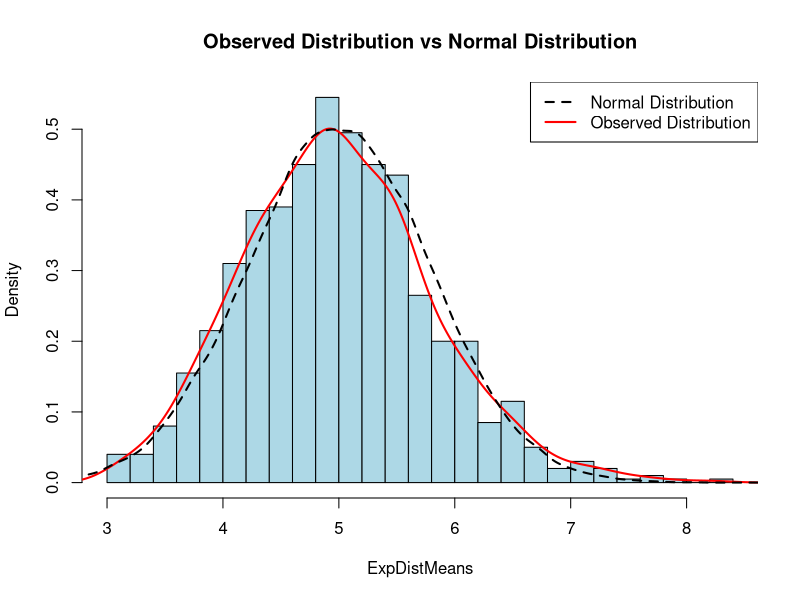
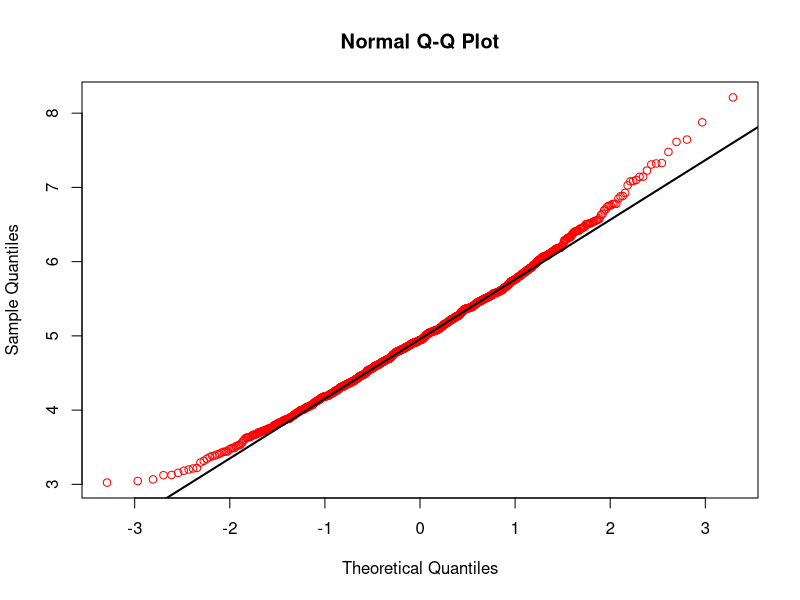

The R source for these figures, in order:
## ---- chunk 1

set.seed(1000)
Lambda <- 0.2
Size <- 40
SimCount <- 1000

ExpDist <- matrix(rexp(Size*SimCount, Lambda),SimCount)
ExpDistMeans <- rowMeans(ExpDist)

## ---- chunk 2

Th.mean <- 1/Lambda
Th.sd <- (1/Lambda)/sqrt(Size)
Th.var <- Th.sd^2

Ob.mean <- mean(ExpDistMeans)
Ob.sd <- sd(ExpDistMeans)
Ob.var <- Ob.sd^2

Result <- cbind(c(Th.mean, Th.sd, Th.var),c(Ob.mean, Ob.sd, Ob.var))
rownames(Result) <- c("Mean","Std.Dev","Variance")
colnames(Result) <- c("Theoretical","Observed")
Result

## ---- chunk 3

hist(ExpDistMeans, prob=T, breaks=20, col="lightblue",
     main="Observed Distribution vs Normal Distribution")
lines(density(ExpDistMeans), col="red", lwd=2)
lines(density(rnorm(100000,mean=Th.mean,sd=Th.sd)), col="black",lty=2,lwd=2)
legend("topright",c("Normal Distribution","Observed Distribution"),lty=c(2,1),
     lwd=2, col=c("black","red"))

## ---- chunk 4

qqnorm(ExpDistMeans, col="red")
qqline(ExpDistMeans, col="black", lwd=2)

